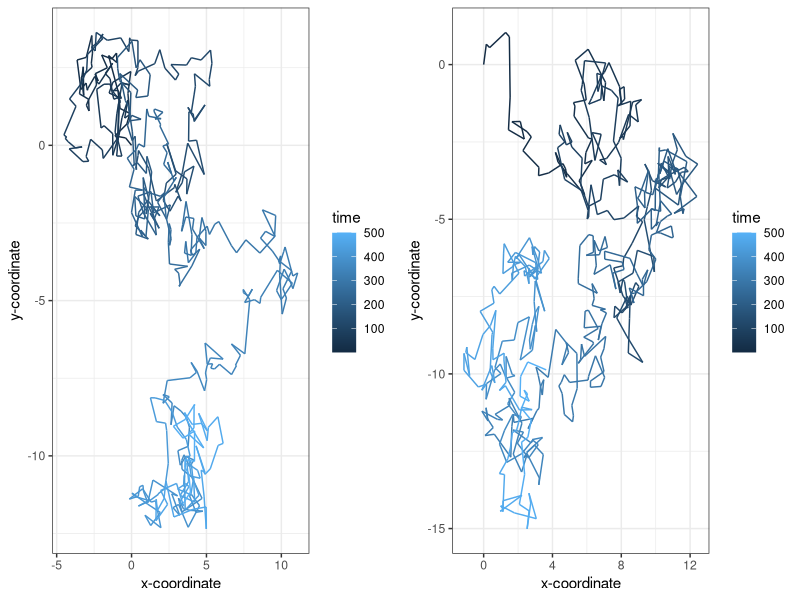

Source code (R):
#install.packages("ggplot2")
#install.packages("gridExtra")

library(ggplot2)
library(gridExtra)

# The random walk function produces steps of fixed size and random angle.

# Brownian motion describes the unpredictable movement of particles resulting from random collisions.

# For Brownian motion, the step size is not constant but rather derived from a normal distribution.

# Random size in both the x & y direction produce random angles without needing to be specified.

brownian_motion  <- function (n_steps) {
  df <- data.frame(x = rep(NA, n_steps), y = rep(NA, n_steps), time = 1:n_steps)
  df[1,] <- c(0,0,1)
  for (i in 2:n_steps) {
    h_x <- rnorm(1, mean = 0, sd = sqrt(0.25)) 
    h_y <- rnorm(1, mean = 0, sd = sqrt(0.25))
    # step size derived from normal distribution with mean = 0, standard deviation = 0.5.
    df[i,1] <- df[i-1,1] + h_x
    df[i,2] <- df[i-1,2] + h_y  
    # Random increment to both x and y directions will create variation in angle of step.
    df[i,3] <- i
  }
  return(df)
}

# To ensure reproducibility, set a seed so that the PSNG is deterministic.

set.seed(75)


data1 <- brownian_motion(500)

plot1 <- ggplot(aes(x = x, y = y), data = data1) +
  geom_path(aes(colour = time)) +
  theme_bw() +
  xlab("x-coordinate") +
  ylab("y-coordinate")

data2 <- brownian_motion(500)

plot2 <- ggplot(aes(x = x, y = y), data = data2) +
  geom_path(aes(colour = time)) +
  theme_bw() +
  xlab("x-coordinate") +
  ylab("y-coordinate")

grid.arrange(plot1, plot2, ncol=2)
